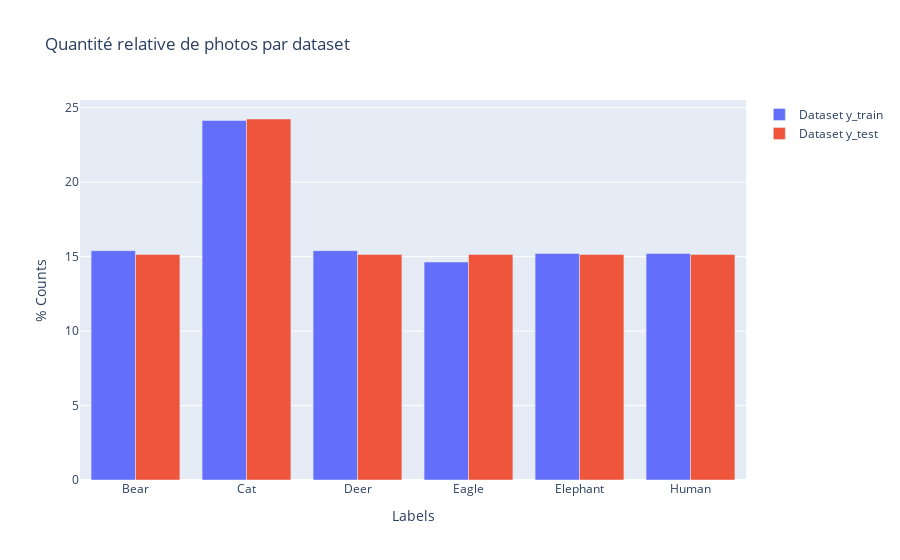

The notebook cell this image was saved under:
### Code cell
trace2 = go.Bar(y=100*counts_ytrain/len(y_train), x=unique_ytrain, name='Dataset y_train')
trace3 = go.Bar(y=100*counts_ytest/len(y_test), x=unique_ytest, name='Dataset y_test')

data = [trace2, trace3]
layout = dict(title = 'Quantité relative de photos par dataset', yaxis = dict(title = '% Counts'), xaxis = dict(title = 'Labels'))
fig = dict(data = data, layout = layout)
iplot(fig)

### Figure 1 — Plotly figure (JSON) as saved in the notebook; plotly's stock layout.template omitted (floating-point values rounded to 4 significant figures)
{"data": [{"name": "Dataset y_train", "type": "bar", "x": ["Bear", "Cat", "Deer", "Eagle", "Elephant", "Human"], "y": [15.4, 24.14, 15.4, 14.64, 15.21, 15.21]}, {"name": "Dataset y_test", "type": "bar", "x": ["Bear", "Cat", "Deer", "Eagle", "Elephant", "Human"], "y": [15.15, 24.24, 15.15, 15.15, 15.15, 15.15]}], "layout": {"title": {"text": "Quantité relative de photos par dataset"}, "xaxis": {"title": {"text": "Labels"}}, "yaxis": {"title": {"text": "% Counts"}}}}
